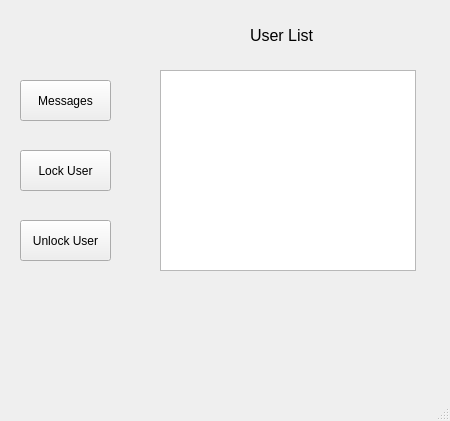
<?xml version="1.0" encoding="UTF-8"?>
<ui version="4.0">
 <class>MainWindow</class>
 <widget class="QMainWindow" name="MainWindow">
  <property name="geometry">
   <rect>
    <x>0</x>
    <y>0</y>
    <width>450</width>
    <height>421</height>
   </rect>
  </property>
  <property name="windowTitle">
   <string>MainWindow</string>
  </property>
  <widget class="QWidget" name="centralwidget">
   <widget class="QPushButton" name="messageButton">
    <property name="geometry">
     <rect>
      <x>20</x>
      <y>80</y>
      <width>91</width>
      <height>41</height>
     </rect>
    </property>
    <property name="text">
     <string>Messages</string>
    </property>
   </widget>
   <widget class="QLabel" name="label">
    <property name="geometry">
     <rect>
      <x>250</x>
      <y>20</y>
      <width>71</width>
      <height>31</height>
     </rect>
    </property>
    <property name="font">
     <font>
      <pointsize>12</pointsize>
     </font>
    </property>
    <property name="text">
     <string>User List</string>
    </property>
   </widget>
   <widget class="QListWidget" name="userList">
    <property name="geometry">
     <rect>
      <x>160</x>
      <y>70</y>
      <width>256</width>
      <height>201</height>
     </rect>
    </property>
    <property name="font">
     <font>
      <pointsize>10</pointsize>
     </font>
    </property>
   </widget>
   <widget class="QPushButton" name="lockButton">
    <property name="geometry">
     <rect>
      <x>20</x>
      <y>150</y>
      <width>91</width>
      <height>41</height>
     </rect>
    </property>
    <property name="text">
     <string>Lock User</string>
    </property>
   </widget>
   <widget class="QPushButton" name="unlockButton">
    <property name="geometry">
     <rect>
      <x>20</x>
      <y>220</y>
      <width>91</width>
      <height>41</height>
     </rect>
    </property>
    <property name="text">
     <string>Unlock User</string>
    </property>
   </widget>
  </widget>
  <widget class="QMenuBar" name="menubar">
   <property name="geometry">
    <rect>
     <x>0</x>
     <y>0</y>
     <width>450</width>
     <height>21</height>
    </rect>
   </property>
  </widget>
  <widget class="QStatusBar" name="statusbar"/>
 </widget>
 <resources/>
 <connections/>
</ui>
